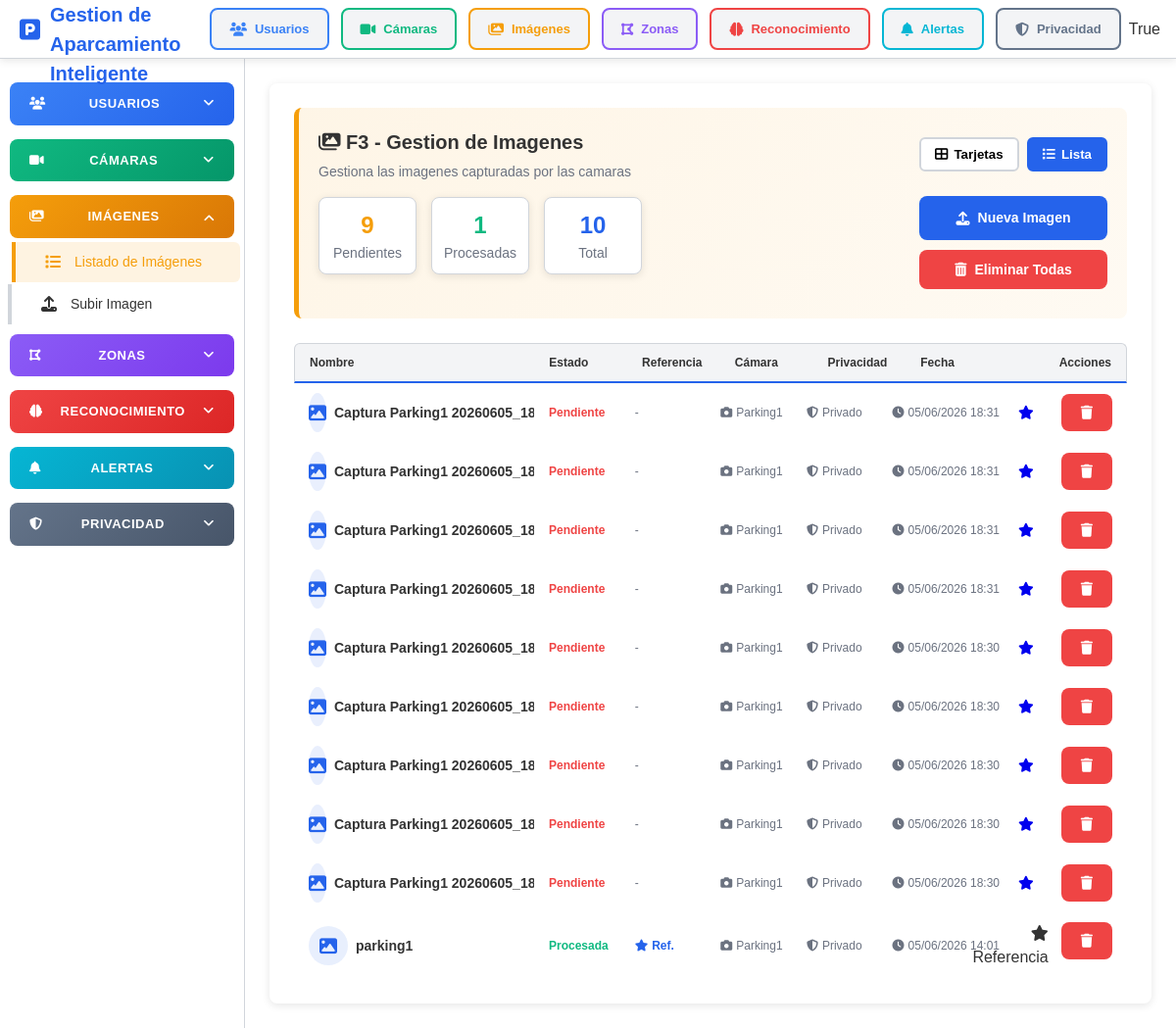
/imagenes/ (signed in), run on the app's committed database.
### imagenes/models.py (models this page shows, shortened)
class Imagen(ModeloBase):
    NIVEL_PRIVACIDAD_CHOICES = [
        ('publico', 'Publico'),
        ('privado', 'Privado'),
        ('confidencial', 'Confidencial'),
    ]
    ESTADO_CHOICES = [
        ('pendiente', 'Pendiente'),
        ('procesada', 'Procesada'),
    ]
    nombre = models.CharField(
        max_length=200,
        blank=True,
        verbose_name='Nombre'
    )
    timestamp = models.DateTimeField(
        auto_now_add=True,
        verbose_name='Fecha y hora de captura'
    )
    ruta_archivo = models.CharField(
        max_length=500,
        blank=True,
        verbose_name='Ruta del archivo',
        help_text='Ruta del archivo de imagen'
    )
    tamano = models.BigIntegerField(
        null=True,
        blank=True,
        verbose_name='Tamano (bytes)'
    )
    camara = models.ForeignKey(
        Camara,
        on_delete=models.SET_NULL,
        null=True,
        blank=True,
        related_name='imagenes',
        verbose_name='Camara',
        help_text='Camara que capturo la imagen'
    )
    nivel_privacidad = models.CharField(
        max_length=20,
        choices=NIVEL_PRIVACIDAD_CHOICES,
        default='privado',
        verbose_name='Nivel de privacidad'
    )
    estado = models.CharField(
        max_length=20,
        choices=ESTADO_CHOICES,
        default='pendiente',
        verbose_name='Estado',
        help_text='Estado de procesamiento'
    )
    comentarios = models.TextField(
        blank=True,
        verbose_name='Comentarios'
    )
    es_referencia = models.BooleanField(
        default=False,
        verbose_name='Imagen de referencia',
        help_text='Imagen usada para inicializar el sistema y crear objetos de referencia'
    )
    class Meta:
        verbose_name = 'Imagen'
        verbose_name_plural = 'Imagenes'
        ordering = ['-timestamp']

### camaras/models.py (models this page shows, shortened)
class Camara(ModeloBase):
    ESTADO_CHOICES = [
        ('online', 'Online'),
        ('offline', 'Offline'),
    ]
    nombre = models.CharField(
        max_length=100,
        verbose_name='Nombre'
    )
    ip = models.GenericIPAddressField(
        unique=True,
        verbose_name='Direccion IP'
    )
    puerto = models.IntegerField(
        verbose_name='Puerto',
        help_text='Puerto de conexion (1-65535)'
    )
    usuario = models.CharField(
        max_length=50,
        blank=True,
        verbose_name='Usuario de conexion'
    )
    password = models.CharField(
        max_length=255,
        blank=True,
        verbose_name='Password de conexion',
        help_text='Contrasena encriptada'
    )
    ubicacion_fisica = models.CharField(
        max_length=200,
        blank=True,
        verbose_name='Ubicacion fisica',
        help_text='Ubicacion fisica en el parking'
    )
    zona_aparcamiento = models.CharField(
        max_length=100,
        blank=True,
        verbose_name='Zona de aparcamiento',
        help_text='Zona o area del parking'
    )
    resolucion = models.CharField(
        max_length=20,
        blank=True,
        verbose_name='Resolucion',
        help_text='Resolucion de captura (ej: 1920x1080)'
    )
    url_stream_isapi = models.CharField(
        max_length=500,
        blank=True,
        default='http://{ip}/ISAPI/Streaming/channels/101/picture',
        verbose_name='URL Stream ISAPI',
        help_text='URL de captura ISAPI. Ejemplo: http://{ip}/ISAPI/Streaming/channels/101/picture'
    )
    estado = models.CharField(
        max_length=20,
        choices=ESTADO_CHOICES,
        default='offline',
        verbose_name='Estado',
        help_text='Estado de conexion de la camara'
    )
    capturando = models.BooleanField(
        default=False,
        verbose_name='Capturando',
        help_text='Indica si la camara esta capturando imagenes continuamente'
    )
    class Meta:
        verbose_name = 'Camara'
        verbose_name_plural = 'Camaras'
        ordering = ['nombre']

### imagenes/views.py (the view)
# urls.py: path('', views.lista_imagenes, name='lista'),
def lista_imagenes(request):
    vista = request.GET.get('view', 'list')
    imagenes = Imagen.objects.all()
    pendientes = imagenes.filter(estado='pendiente').count()
    procesadas = imagenes.filter(estado='procesada').count()
    return render(request, 'imagenes/lista.html', {
        'imagenes': imagenes,
        'pendientes': pendientes,
        'procesadas': procesadas,
        'total': imagenes.count(),
        'vista': vista
    })

### templates/imagenes/lista.html (shortened to what this page needs)
{% extends 'base.html' %}
{% block content %}
<div class="container">
    <div class="page-header f3">
        <div>
            <h2 style="margin: 0;"><i class="fas fa-images"></i> F3 - Gestion de Imagenes</h2>
            <p style="margin: 5px 0 0; color: var(--gray); font-size: 14px;">Gestiona las imagenes capturadas por las camaras</p>
            <div class="stats-cards inline" style="margin-top: 15px;">
                <div class="card stat-card" style="padding: 10px;">
                    <div class="stat-value" style="color: var(--warning);">{{ pendientes|default:"0" }}</div>
                    <div class="stat-label">Pendientes</div>
                </div>
                <div class="card stat-card" style="padding: 10px;">
                    <div class="stat-value" style="color: var(--success);">{{ procesadas|default:"0" }}</div>
                    <div class="stat-label">Procesadas</div>
                </div>
                <div class="card stat-card" style="padding: 10px;">
                    <div class="stat-value" style="color: var(--primary);">{{ total|default:"0" }}</div>
                    <div class="stat-label">Total</div>
                </div>
            </div>
        </div>
        <div style="display: flex; flex-direction: column; gap: 10px; min-width: 180px;">
            <form method="get" class="view-toggle">
                <button type="submit" name="view" value="grid" class="{% if vista == 'grid' %}active{% endif %}">
                    <i class="fas fa-th-large"></i> Tarjetas
                </button>
                <button type="submit" name="view" value="list" class="{% if vista == 'list' %}active{% endif %}">
                    <i class="fas fa-list"></i> Lista
                </button>
            </form>
            <a href="{% url 'imagenes:subir' %}" class="btn btn-primary btn-full">
                <i class="fas fa-upload"></i> Nueva Imagen
            </a>
            <form method="post" action="{% url 'imagenes:eliminar_todas' %}" style="display:inline;">
                <button type="submit" class="btn btn-danger btn-full" onclick="return confirm('¿Eliminar TODAS las imágenes y archivos del disco?');">
                    <i class="fas fa-trash-alt"></i> Eliminar Todas
                </button>
            </form>
        </div>
    </div>
    {% if imagenes %}
    {% if vista == 'grid' %}
    <div class="cards-grid lista-grid">
    {% else %}
    <div class="cards-grid lista-list">
    <div class="lista-list-header">
        <div class="col-title">Nombre</div>
        <div class="col-meta">
            <span>Estado</span>
            <span>Referencia</span>
            <span>Cámara</span>
            <span>Privacidad</span>
            <span>Fecha</span>
        </div>
        <div class="col-actions">Acciones</div>
    </div>
    {% endif %}
        {% for imagen in imagenes %}
        <div class="card">
            <div class="card-header col-title">
                <div class="card-title">
                    <div class="card-icon card-icon-primary">
                        <i class="fas fa-image"></i>
                    </div>
                    {{ imagen.nombre|default:"Imagen sin nombre" }}
                </div>
            </div>
            <div class="card-meta col-meta">
                <p><span class="status-{% if imagen.estado == 'procesada' %}online{% else %}offline{% endif %}" style="white-space: nowrap;">{{ imagen.get_estado_display }}</span></p>
                {% if imagen.es_referencia %}
                <p style="color: var(--primary);"><i class="fas fa-star"></i> <strong>Ref.</strong></p>
                {% else %}
                <p style="color: var(--gray);">-</p>
                {% endif %}
                <p><i class="fas fa-camera"></i> {{ imagen.camara.nombre|default:"-" }}</p>
                <p><i class="fas fa-shield-alt"></i> {{ imagen.get_nivel_privacidad_display }}</p>
                <p><i class="fas fa-clock"></i> {{ imagen.timestamp|date:"d/m/Y H:i" }}</p>
            </div>
            <div class="card-footer col-actions">
                <div class="actions">
                    {% if imagen.es_referencia %}
                    <span class="badge badge-primary" style="margin-right: 5px;">
                        <i class="fas fa-star"></i> Referencia
                    </span>
                    {% else %}
                    <a href="{% url 'imagenes:marcar_referencia' imagen.id %}" class="btn btn-warning" title="Marcar como referencia">
                        <i class="fas fa-star"></i>
                    </a>
                    {% endif %}
                    <form method="post" action="{% url 'imagenes:eliminar' imagen.id %}" style="display:inline;">
                        <button type="submit" class="btn btn-danger" onclick="return confirm('¿Eliminar esta imagen?');">
                            <i class="fas fa-trash"></i>
                        </button>
                    </form>
                </div>
            </div>
        </div>
        {% endfor %}
    </div>
    {% else %}
    <div class="alert alert-info">
        <i class="fas fa-info-circle"></i>
        No hay imagenes capturadas.
    </div>
    {% endif %}
</div>
{% endblock %}

### templates/base.html (shortened to what this page needs)
{% load static %}
<!DOCTYPE html>
<html lang="es">
<head>
    <link rel="stylesheet" href="{% static 'css/style.css' %}">
    <link rel="stylesheet" href="https://cdnjs.cloudflare.com/ajax/libs/font-awesome/6.4.0/css/all.min.css">
</head>
<body>
	{% if request.session.usuario_id %}
    <nav class="navbar">
        <a href="{% url 'dashboard' %}" class="navbar-brand">
            <i class="fas fa-parking"></i>
            <span>Sistema de Gestion de Aparcamiento Inteligente</span>
        </a>
        <div class="navbar-menu">
            <a href="{% url 'usuarios:lista' %}" class="nav-item f1"><i class="fas fa-users"></i> Usuarios</a>
            <a href="{% url 'camaras:lista' %}" class="nav-item f2"><i class="fas fa-video"></i> Cámaras</a>
            <a href="{% url 'imagenes:lista' %}" class="nav-item f3"><i class="fas fa-images"></i> Imágenes</a>
            <a href="{% url 'zonas:lista' %}" class="nav-item f4"><i class="fas fa-draw-polygon"></i> Zonas</a>
            <a href="url 'reconocimiento:lista' " class="nav-item f5"><i class="fas fa-brain"></i> Reconocimiento</a>
            <a href="url 'alertas:lista_reglas' " class="nav-item f6"><i class="fas fa-bell"></i> Alertas</a>
            <a href=" url 'privacidad:dashboard' " class="nav-item f8"><i class="fas fa-shield-alt"></i> Privacidad</a>
        </div>
        <div class="navbar-user">
			<span>{{request.session.usuario_login}}</span>
        </div>
    </nav>
    <div class="layout">
        <aside class="sidebar">
            {% include 'partials/sidebar.html' %}
        </aside>
        <main class="main-content">
            {% block content %}{% endblock %}
        </main>
    </div>
    {% else %}
    {% block login_content %}{% endblock %}
    {% endif %}
</body>
</html>

### templates/partials/sidebar.html (shortened to what this page needs)
{% load static %}
{% with request.path as path %}
<details class="sidebar-section" data-section="f1" {% if '/usuarios/' in path or path == '/' %}open{% endif %}>
    <summary class="sidebar-title"><i class="fas fa-users"></i> Usuarios</summary>
</details>
<details class="sidebar-section" data-section="f2" {% if '/camaras/' in path %}open{% endif %}>
    <summary class="sidebar-title"><i class="fas fa-video"></i> Cámaras</summary>
</details>
<details class="sidebar-section" data-section="f3" {% if '/imagenes/' in path %}open{% endif %}>
    <summary class="sidebar-title"><i class="fas fa-images"></i> Imágenes</summary>
    <ul class="sidebar-menu">
        <li>
            <a href="{% url 'imagenes:lista' %}" {% if '/imagenes/' == path or '/imagenes/lista' in path %}class="active"{% endif %}>
                <i class="fas fa-list"></i> Listado de Imágenes
            </a>
        </li>
        <li>
            <a href="{% url 'imagenes:subir' %}" {% if '/imagenes/subir' in path %}class="active"{% endif %}>
                <i class="fas fa-upload"></i> Subir Imagen
            </a>
        </li>
    </ul>
</details>
<details class="sidebar-section" data-section="f4" {% if '/zonas/' in path %}open{% endif %}>
    <summary class="sidebar-title"><i class="fas fa-draw-polygon"></i> Zonas</summary>
</details>
<details class="sidebar-section" data-section="f5" {% if '/reconocimiento/' in path %}open{% endif %}>
    <summary class="sidebar-title"><i class="fas fa-brain"></i> Reconocimiento</summary>
</details>
<details class="sidebar-section" data-section="f6" {% if '/alertas/' in path %}open{% endif %}>
    <summary class="sidebar-title"><i class="fas fa-bell"></i> Alertas</summary>
</details>
<details class="sidebar-section" data-section="f8" {% if '/privacidad/' in path %}open{% endif %}>
    <summary class="sidebar-title"><i class="fas fa-shield-alt"></i> Privacidad</summary>
</details>
{% endwith %}

### data on the page
Imagen: nombre "Captura Parking1 20260605_…", estado "Pendiente", camara.nombre "Parking1", nivel_privacidad "Privado", timestamp "05/06/2026 18:31", es_referencia False (drawn)
Imagen: nombre "Captura Parking1 20260605_…", estado "Pendiente", camara.nombre "Parking1", nivel_privacidad "Privado", timestamp "05/06/2026 18:31", es_referencia False (drawn)
Imagen: nombre "Captura Parking1 20260605_…", estado "Pendiente", camara.nombre "Parking1", nivel_privacidad "Privado", timestamp "05/06/2026 18:31", es_referencia False (drawn)
Imagen: nombre "Captura Parking1 20260605_…", estado "Pendiente", camara.nombre "Parking1", nivel_privacidad "Privado", timestamp "05/06/2026 18:31", es_referencia False (drawn)
Imagen: nombre "Captura Parking1 20260605_…", estado "Pendiente", camara.nombre "Parking1", nivel_privacidad "Privado", timestamp "05/06/2026 18:30", es_referencia False (drawn)
Imagen: nombre "Captura Parking1 20260605_…", estado "Pendiente", camara.nombre "Parking1", nivel_privacidad "Privado", timestamp "05/06/2026 18:30", es_referencia False (drawn)
Imagen: nombre "Captura Parking1 20260605_…", estado "Pendiente", camara.nombre "Parking1", nivel_privacidad "Privado", timestamp "05/06/2026 18:30", es_referencia False (drawn)
Imagen: nombre "Captura Parking1 20260605_…", estado "Pendiente", camara.nombre "Parking1", nivel_privacidad "Privado", timestamp "05/06/2026 18:30", es_referencia False (drawn)
Imagen: nombre "Captura Parking1 20260605_…", estado "Pendiente", camara.nombre "Parking1", nivel_privacidad "Privado", timestamp "05/06/2026 18:30", es_referencia False (drawn)
Imagen: nombre "parking1", estado "Procesada", es_referencia True (drawn), camara.nombre "Parking1", nivel_privacidad "Privado", timestamp "05/06/2026 14:01"

### other printed values
{{ request.session.usuario_login }} "True"
{{ pendientes|default:"0" }} "9"
{{ procesadas|default:"0" }} "1"
{{ total|default:"0" }} "10"
